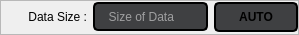
                        <widget class="QFrame" name="frame_38">
                         <property name="maximumSize">
                          <size>
                           <width>16777215</width>
                           <height>35</height>
                          </size>
                         </property>
                         <property name="frameShape">
                          <enum>QFrame::StyledPanel</enum>
                         </property>
                         <property name="frameShadow">
                          <enum>QFrame::Raised</enum>
                         </property>
                         <layout class="QGridLayout" name="gridLayout_33">
                          <property name="leftMargin">
                           <number>0</number>
                          </property>
                          <property name="topMargin">
                           <number>0</number>
                          </property>
                          <property name="rightMargin">
                           <number>0</number>
                          </property>
                          <property name="bottomMargin">
                           <number>0</number>
                          </property>
                          <property name="verticalSpacing">
                           <number>0</number>
                          </property>
                          <item row="0" column="0">
                           <widget class="QLabel" name="label_6">
                            <property name="text">
                             <string>        Data Size :</string>
                            </property>
                            <property name="alignment">
                             <set>Qt::AlignRight|Qt::AlignTrailing|Qt::AlignVCenter</set>
                            </property>
                           </widget>
                          </item>
                          <item row="0" column="2">
                           <widget class="QPushButton" name="data_size_auto">
                            <property name="font">
                             <font>
                              <family>Segoe UI</family>
                              <pointsize>9</pointsize>
                              <italic>false</italic>
                              <bold>true</bold>
                             </font>
                            </property>
                            <property name="cursor">
                             <cursorShape>PointingHandCursor</cursorShape>
                            </property>
                            <property name="styleSheet">
                             <string notr="true">QPushButton{background-color: rgba(63,64,66,255);
font: 600 9pt &quot;Segoe UI&quot;;
height:26px;
width:80px;
border-radius:5px;
border:2px solid black;
}
QPushButton:hover{
background-color:rgba(32,33,36,255);
}</string>
                            </property>
                            <property name="text">
                             <string>AUTO</string>
                            </property>
                           </widget>
                          </item>
                          <item row="0" column="1">
                           <widget class="QLineEdit" name="data_size_text">
                            <property name="contextMenuPolicy">
                             <enum>Qt::NoContextMenu</enum>
                            </property>
                            <property name="toolTip">
                             <string>Operator Variant Algorithm Configuration Field</string>
                            </property>
                            <property name="styleSheet">
                             <string notr="true">QLineEdit{
background-color: rgba(63,64,66,255);
border:2px solid black;
height:25px;
border-radius:5px;
color:white;
padding-left:5px;
}
QLineEdit:focus {
 background-color: rgba(63,64,66,255);

border:2px solid black;
}
QLineEdit:hover{
border:2px solid black;
}</string>
                            </property>
                            <property name="inputMethodHints">
                             <set>Qt::ImhDigitsOnly</set>
                            </property>
                            <property name="inputMask">
                             <string/>
                            </property>
                            <property name="text">
                             <string/>
                            </property>
                            <property name="maxLength">
                             <number>32767</number>
                            </property>
                            <property name="frame">
                             <bool>true</bool>
                            </property>
                            <property name="readOnly">
                             <bool>false</bool>
                            </property>
                            <property name="placeholderText">
                             <string>  Size of Data </string>
                            </property>
                            <property name="clearButtonEnabled">
                             <bool>true</bool>
                            </property>
                           </widget>
                          </item>
                         </layout>
                        </widget>
